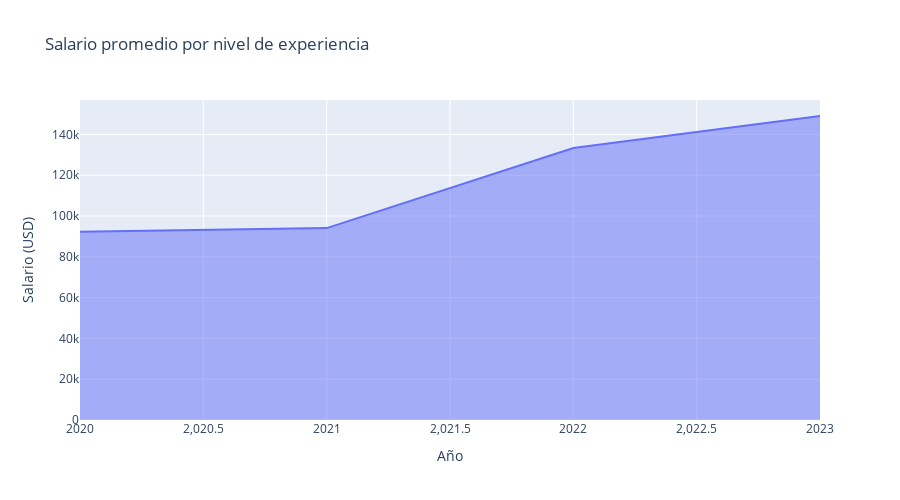

Here is the notebook cell this chart was saved with:
### Markdown cell above
#### ¿Cómo ha cambiado el salario medio con el paso del tiempo (work_year)?

### Code cell
salario_tiempo = df.groupby('work_year')['salary_in_usd'].mean().reset_index()

fig = px.area(salario_tiempo,
              x='work_year', 
              y='salary_in_usd', title = 'Salario promedio por nivel de experiencia', 
              height=500)	
fig.update_layout(xaxis_title='Año', yaxis_title='Salario (USD)')

### Figure 1 — Plotly figure (JSON) as saved in the notebook; plotly's stock layout.template omitted (floating-point values rounded to 4 significant figures)
{"data": [{"fillpattern": {"shape": ""}, "hovertemplate": "work_year=%{x}<br>salary_in_usd=%{y}<extra></extra>", "legendgroup": "", "line": {"color": "#636efa"}, "marker": {"symbol": "circle"}, "mode": "lines", "name": "", "orientation": "v", "showlegend": false, "stackgroup": "1", "type": "scatter", "x": [2020, 2021, 2022, 2023], "xaxis": "x", "y": [92300.0, 94090.0, 133300.0, 149000.0], "yaxis": "y"}], "layout": {"height": 500, "legend": {"tracegroupgap": 0}, "title": {"text": "Salario promedio por nivel de experiencia"}, "xaxis": {"anchor": "y", "domain": [0, 1], "title": {"text": "Año"}}, "yaxis": {"anchor": "x", "domain": [0, 1], "title": {"text": "Salario (USD)"}}}}
